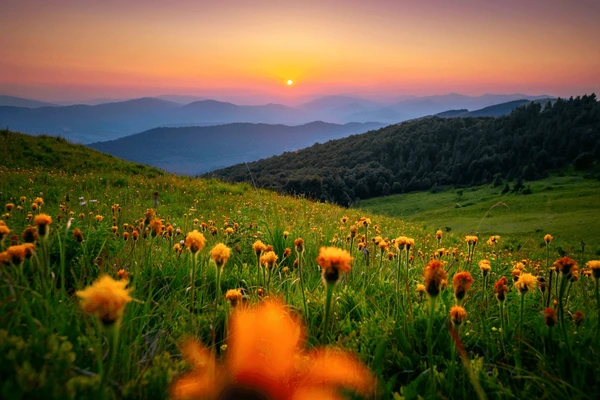
#> input picture Deep Neural Network Compression & CV/Assignments/Group 1/Vinayak Chandra Srivastava 241166/Assignment Image 7.jpg, 600 x 400 px, given in place of Gaurav_Pic.jpg, which was not available
$ jupyter execute CV_230414_Gaurav_Tripathi_Assignment_2.ipynb   (text cells are left out)
#> lines starting #> are read from the running program, lines starting #| are printed output that depends on the picture; after the words box and inside, x2 and y2 are one past the last pixel; in counts of white or black regions, pixels touching at a corner belong together; pictures that were not available may be replaced by others from this repository, and a replacement may not be noted
[cell 1]
# # Option A: Upload + use file directly (recommended for working in Colab/Jupyter)
# # In Colab:
# from google.colab import files
# uploaded = files.upload()  # choose your_image.jpg from your PC

[cell 2]
from PIL import Image
import numpy as np
import matplotlib.pyplot as plt

img = Image.open("Gaurav_Pic.jpg").convert("RGB")
#> img is the input picture: PIL image 600x400 RGB; mean R, G, B 103, 86.9, 50.3
plt.imshow(img)
plt.axis("off")

rgb = np.array(img)

[cell 3]
# Generate full base64 string and save to a text file
import base64

# 1. Read the image file
with open("Gaurav_Pic.jpg", "rb") as f:
    b64 = base64.b64encode(f.read()).decode()

# 2. Save base64 into a text file
with open("image_b64.txt", "w") as f:
    f.write(b64)

print("Saved base64 to image_b64.txt — download and copy its full contents.")

[cell 4]
import numpy as np
import matplotlib.pyplot as plt
from PIL import Image

# ------------------------------
# 1) LOAD YOUR IMAGE
# ------------------------------
# Make sure the image exists in the environment (uploaded earlier)
img = Image.open("Gaurav_Pic.jpg").convert("L")   # convert to grayscale
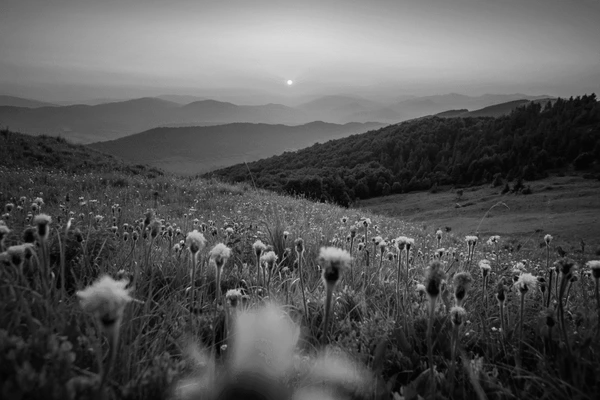
#> img: PIL image 600x400 L; min 0, max 250, mean 87.5
gray_img = np.array(img)

print("Grayscale image shape:", gray_img.shape)
#| Grayscale image shape: (400, 600)

# ------------------------------
# 2) HISTOGRAM FUNCTION (NUMPY + LOOPS)
# ------------------------------
def gray_histogram(gray_img):
    """
    Compute grayscale histogram using pure loops (no np.histogram, no cv2).
    gray_img: 2D array with values 0–255
    """
    hist = np.zeros(256, dtype=np.int32)

    H, W = gray_img.shape
    for i in range(H):
        for j in range(W):
            pixel = gray_img[i, j]
            hist[pixel] += 1
#> after the loop, hist = 256 values, max 2255 at index 57, min 0 at index 218, mean 937.5

    return hist

# ------------------------------
# 3) COMPUTE HISTOGRAM
# ------------------------------
hist = gray_histogram(gray_img)

# ------------------------------
# 4) PLOT GRAYSCALE HISTOGRAM
# ------------------------------
plt.figure(figsize=(6,4))
plt.bar(np.arange(256), hist, width=1.0, color="black")
plt.title("Grayscale Histogram (NumPy loops)")
plt.xlabel("Intensity (0–255)")
plt.ylabel("Count")
plt.show()
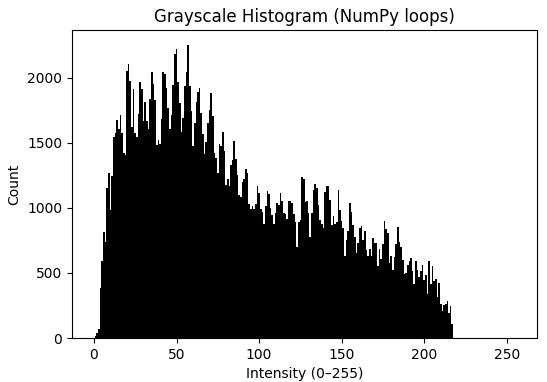
#> figure drawn by matplotlib, 1 panel; tallest bar 2255 high, from x = 56.5 to 57.5

[cell 5]
import numpy as np
import matplotlib.pyplot as plt
from PIL import Image

# ---------------------------------------------
# 1) LOAD RGB IMAGE (must be done BEFORE calling the histogram function)
# ---------------------------------------------
img_rgb = Image.open("Gaurav_Pic.jpg").convert("RGB")
rgb_img = np.array(img_rgb)

print("RGB Image shape:", rgb_img.shape)
#| RGB Image shape: (400, 600, 3)

# ---------------------------------------------
# 2) RGB HISTOGRAM FUNCTION (NumPy + loops)
# ---------------------------------------------
def rgb_histogram(rgb_img):
    hist_r = np.zeros(256, dtype=np.int32)
    hist_g = np.zeros(256, dtype=np.int32)
    hist_b = np.zeros(256, dtype=np.int32)

    H, W, _ = rgb_img.shape
    for i in range(H):
        for j in range(W):
            r, g, b = rgb_img[i, j]
            hist_r[r] += 1
            hist_g[g] += 1
            hist_b[b] += 1
#> after the loop, hist_b = 256 values, max 35843 at index 0, min 0 at index 190, mean 937.5; hist_g = 256 values, max 2030 at index 65, min 0 at index 213, mean 937.5; hist_r = 256 values, max 3574 at index 255, min 430 at index 156, mean 937.5

    return hist_r, hist_g, hist_b

# ---------------------------------------------
# 3) COMPUTE RGB HISTOGRAMS
# ---------------------------------------------
hist_r, hist_g, hist_b = rgb_histogram(rgb_img)

# ---------------------------------------------
# 4) PLOT THE RGB HISTOGRAM
# ---------------------------------------------
plt.figure(figsize=(8,5))
plt.plot(hist_r, color='red',   label='Red Channel')
plt.plot(hist_g, color='green', label='Green Channel')
plt.plot(hist_b, color='blue',  label='Blue Channel')
plt.title("RGB Histogram (NumPy loops only)")
plt.xlabel("Intensity (0–255)")
plt.ylabel("Pixel Count")
plt.legend()
plt.grid(False)
plt.show()

[cell 6]
import numpy as np

# -------------------------------------------------------------
# RGB → HSV (NumPy-only, OpenCV-compatible scaling)
# -------------------------------------------------------------
def rgb_to_hsv(rgb_img):
    """
    Convert an RGB image (0–255 uint8) to HSV
    using ONLY NumPy and formulas (no cv2).

    Output HSV is in OpenCV format:
        H : 0–179
        S : 0–255
        V : 0–255
    """

    # Normalize to 0–1
    rgb = rgb_img.astype(np.float32) / 255.0
    R = rgb[:, :, 0]
    G = rgb[:, :, 1]
    B = rgb[:, :, 2]

    Cmax = np.max(rgb, axis=2)
    Cmin = np.min(rgb, axis=2)
    Δ = Cmax - Cmin

    # ----------------------------
    # HUE
    # ----------------------------
    H = np.zeros_like(Cmax)

    mask = (Δ != 0)
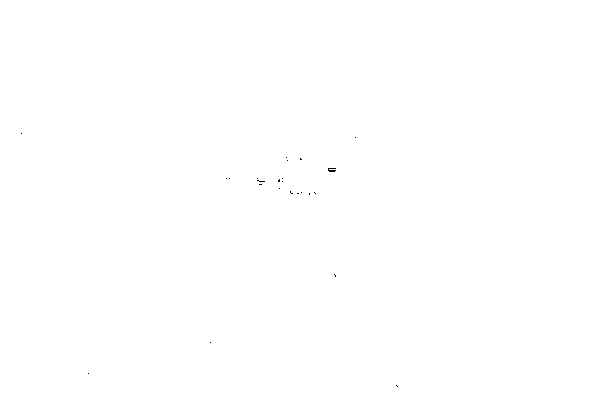
#> mask: shape (400, 600) bool; 100% white; black in thin lines or dots, all inside (x1, y1, x2, y2) = (21, 133, 398, 387)

    # Case 1: Cmax = R
    idx = (mask) & (Cmax == R)
#> idx: shape (400, 600) bool; 44.6% white; 264 white regions (188 under 20 px), largest, box (x1, y1, x2, y2) and area: (0, 0, 600, 109) 59326, (162, 286, 380, 400) 15838, (216, 176, 600, 380) 15352
    H[idx] = 60 * (((G[idx] - B[idx]) / Δ[idx]) % 6)

    # Case 2: Cmax = G
    idx = (mask) & (Cmax == G)
#> idx: shape (400, 600) bool; 39.6% white; 205 white regions (181 under 20 px), largest, box (x1, y1, x2, y2) and area: (0, 129, 600, 400) 78448, (342, 141, 600, 270) 14949, (319, 224, 335, 246) 168
    H[idx] = 60 * (((B[idx] - R[idx]) / Δ[idx]) + 2)

    # Case 3: Cmax = B
    idx = (mask) & (Cmax == B)
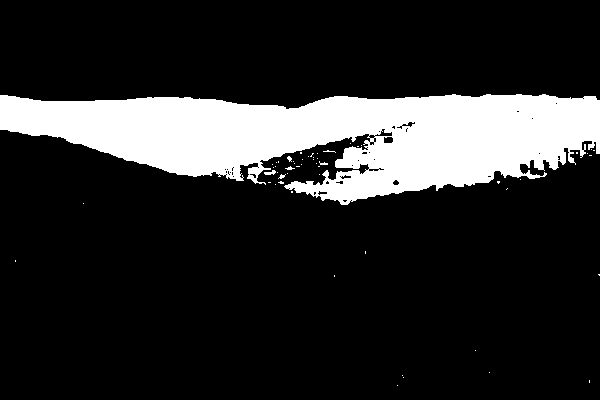
#> idx: shape (400, 600) bool; 17% white; 55 white regions (51 under 20 px), largest, box (x1, y1, x2, y2) and area: (0, 94, 600, 205) 40650, (264, 170, 276, 175) 37, (285, 166, 295, 170) 20, (278, 174, 286, 179) 20
    H[idx] = 60 * (((R[idx] - G[idx]) / Δ[idx]) + 4)
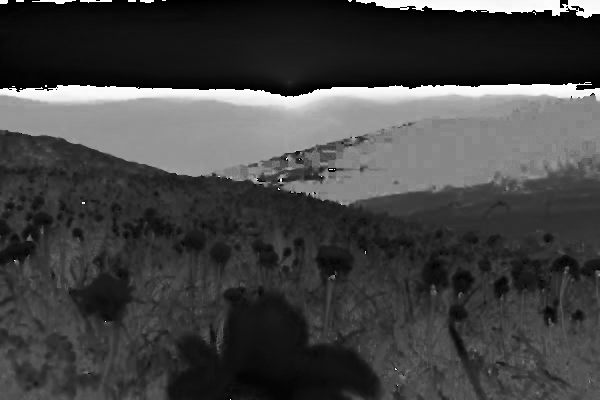
#> H: shape (400, 600) float32; min 0, max 359.4, mean 94.5; drawn with min black and max white

    # OpenCV hue uses 0–179 instead of 0–360
    H = H / 2.0

    # ----------------------------
    # SATURATION
    # ----------------------------
    S = np.zeros_like(Cmax)
    nonzero = (Cmax != 0)
#> nonzero: shape (400, 600) bool; 100% white; black in thin lines or dots, all inside (x1, y1, x2, y2) = (210, 193, 298, 343)
    S[nonzero] = (Δ[nonzero] / Cmax[nonzero]) * 255

    # ----------------------------
    # VALUE
    # ----------------------------
    V = Cmax * 255

    # ----------------------------
    # Stack HSV → uint8
    # ----------------------------
    hsv = np.stack([H, S, V], axis=2).astype(np.uint8)

    return hsv

[cell 7]
import cv2
import matplotlib.pyplot as plt

# Load original RGB
rgb = np.array(Image.open("Gaurav_Pic.jpg").convert("RGB"))

# Convert using your custom function
hsv_custom = rgb_to_hsv(rgb)

# Convert HSV → RGB using OpenCV to verify correctness
rgb_reconstructed = cv2.cvtColor(hsv_custom, cv2.COLOR_HSV2RGB)

# Compare visually
plt.figure(figsize=(10,4))
plt.subplot(1,2,1)
plt.imshow(rgb)
plt.title("Original RGB")
plt.axis("off")

plt.subplot(1,2,2)
plt.imshow(rgb_reconstructed)
plt.title("Reconstructed from custom HSV")
plt.axis("off")

plt.show()

[cell 8]
# Part C — Two creative filters (NumPy + cv2)
# "TropicalPunch" and "MistyBlue"
# Input/Output: RGB numpy array dtype=uint8 with values 0..255

import numpy as np
import cv2
import matplotlib.pyplot as plt
from PIL import Image

# --------------------------
# Utility helpers
# --------------------------
def to_float(img):
    return img.astype(np.float32)

def clamp_uint8(imgf):
    return np.clip(imgf, 0, 255).astype(np.uint8)

# --------------------------
# Filter 1: TropicalPunch
# - Boost contrast
# - Saturation boost (non-linear vibrance-like)
# - Warm tint (adds reds/oranges to highlights)
# - Slight gamma correction for pop
# Good for: beach, summer, travel, food photos where warmth and color pop help.
# --------------------------
def tropical_punch(rgb_img, contrast=1.15, sat_boost=1.25, vibrance=0.15, warm_strength=12, gamma=0.95):
    """
    TropicalPunch: contrast + saturation/vibrance + warm highlight tint + gamma
    rgb_img: HxWx3 uint8 RGB
    Returns: HxWx3 uint8 RGB
    """
    # work in float
    img = to_float(rgb_img)

    # ---------- 1) Contrast adjustment (centered at 128)
    # contrast >1 increases contrast, <1 decreases
    # new = 128 + contrast * (old - 128)
    img = 128.0 + contrast * (img - 128.0)
#> img: shape (400, 600, 3) float32

    # ---------- 2) Gamma correction (slightly brighten midtones)
    # gamma < 1 brightens, >1 darkens
    img_norm = np.clip(img / 255.0, 0.0, 1.0)
    img_gamma = 255.0 * (img_norm ** (1.0 / gamma))
    img = img_gamma

    # ---------- 3) Saturation boost (via HSV, but vibrance applied non-linearly)
    # Convert RGB -> HSV using OpenCV (cv2 expects uint8 BGR, so convert properly)
    img_bgr = cv2.cvtColor(clamp_uint8(img), cv2.COLOR_RGB2BGR)
    hsv = cv2.cvtColor(img_bgr, cv2.COLOR_BGR2HSV).astype(np.float32)
    H, S, V = cv2.split(hsv)

    # Basic saturation scaling
    S = S * sat_boost

    # Vibrance-like: boost lower-saturation pixels more
    # factor = vibrance * (1 - S/255)
    vibrance_factor = vibrance * (1.0 - (S / 255.0))
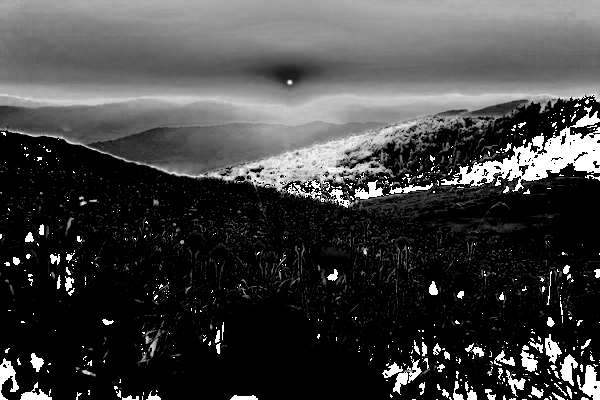
#> vibrance_factor: shape (400, 600) float32; min -0.063, max 0.18, mean -0.00063; drawn with min black and max white
    S = S + (S * vibrance_factor)

    # Clip S channel
    S = np.clip(S, 0, 255)

    # Recombine and convert back to RGB
    hsv2 = cv2.merge([H, S, V]).astype(np.uint8)
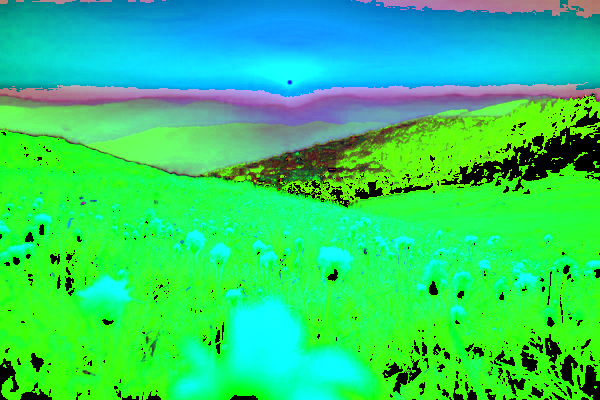
#> hsv2: shape (400, 600, 3); mean R, G, B 45.2, 211, 109.1
    bgr2 = cv2.cvtColor(hsv2, cv2.COLOR_HSV2BGR)
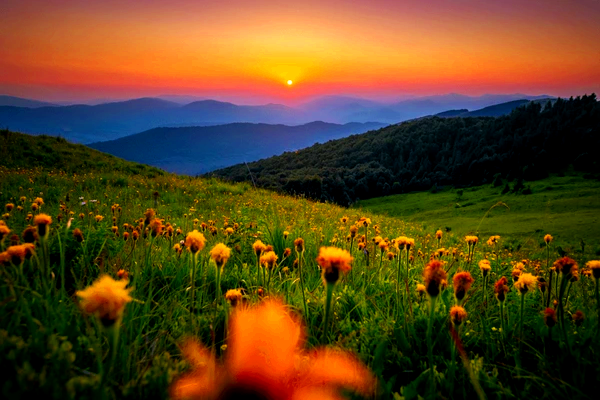
#> bgr2: shape (400, 600, 3); mean B, G, R 30.9, 67.2, 93.7
    img = cv2.cvtColor(bgr2, cv2.COLOR_BGR2RGB).astype(np.float32)
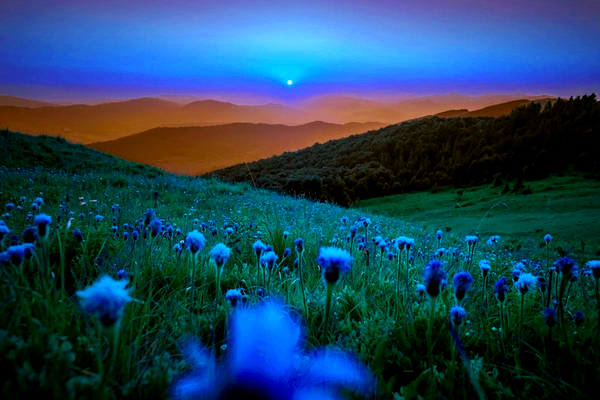
#> img: shape (400, 600, 3) float32; mean B, G, R 93.7, 67.2, 30.9

    # ---------- 4) Warm highlight tint (add orange to brighter pixels)
    # We'll compute a luminance mask and add a warm offset proportional to mask
    lum = 0.299*img[:,:,0] + 0.587*img[:,:,1] + 0.114*img[:,:,2]
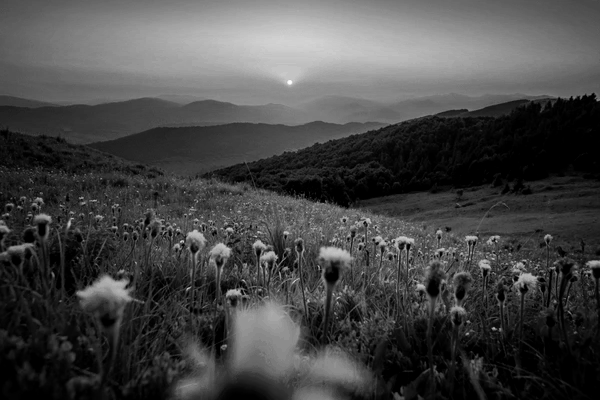
#> lum: shape (400, 600) float32; min 0, max 252.9, mean 71
    # normalize mask 0..1
    mask = np.clip((lum - lum.min()) / (lum.max() - lum.min() + 1e-8), 0, 1)
    # warm color to add (RGB)
    warm = np.array([warm_strength * 1.0, warm_strength * 0.5, 0.0])  # reddish-orange
    # Blend warm tint into highlights only (mask**2 emphasises highlights)
    img += (mask[..., None] ** 2) * warm[None, None, :]

    # Final clamp and return
    return clamp_uint8(img)


# --------------------------
# Filter 2: MistyBlue
# - Blue fog tint in highlights/shadows (split-toning)
# - Reduce midtone contrast for dreamy look
# - Slight saturation decrease in midtones, but boost blue channel in shadows
# - Soft vignette to focus center
# Good for: moody landscapes, cityscapes at dusk, rainy/forest scenes.
# --------------------------
def misty_blue(rgb_img, shadow_blue_strength=40, highlight_warm_strength=10,
               contrast=0.95, sat_scale=0.92, vignette_strength=0.45):
    """
    MistyBlue: split-toning (blue shadows, warm highlights) + soft vignette + contrast tweak
    rgb_img: HxWx3 uint8 RGB
    Returns: HxWx3 uint8 RGB
    """
#> called with shadow_blue_strength = 48, highlight_warm_strength = 10, contrast = 0.96, sat_scale = 0.9, vignette_strength = 0.45
    img = to_float(rgb_img)

    H, W, _ = img.shape

    # ---------- 1) Slight contrast reduction for dreamy look
    img = 128.0 + contrast * (img - 128.0)

    # ---------- 2) Convert to HSV to modify saturation (slight desat)
    bgr = cv2.cvtColor(clamp_uint8(img), cv2.COLOR_RGB2BGR)
    hsv = cv2.cvtColor(bgr, cv2.COLOR_BGR2HSV).astype(np.float32)
    h, s, v = cv2.split(hsv)
    s = s * sat_scale  # overall slight desaturation
    s = np.clip(s, 0, 255)
    hsv2 = cv2.merge([h, s, v]).astype(np.uint8)
    bgr2 = cv2.cvtColor(hsv2, cv2.COLOR_HSV2BGR)
    img = cv2.cvtColor(bgr2, cv2.COLOR_BGR2RGB).astype(np.float32)

    # ---------- 3) Split-toning:
    # Compute luminance (0..255) to separate shadows vs highlights
    lum = 0.299*img[:,:,0] + 0.587*img[:,:,1] + 0.114*img[:,:,2]
    lum_norm = (lum - lum.min()) / (lum.max() - lum.min() + 1e-8)

    # shadow mask and highlight mask
    shadow_mask = (1.0 - lum_norm)  # strong in dark regions
    highlight_mask = lum_norm       # strong in bright regions

    # Add blue to shadows (increase blue channel), scaled by mask
    # shadow_blue_strength is in 0..255 scale to add to B channel
    img[:,:,2] += shadow_mask * (shadow_blue_strength * 0.8)  # blue channel (R,G,B)
    img[:,:,1] += shadow_mask * (shadow_blue_strength * 0.2)  # slight green tint too

    # Warm highlights: add small red/orange to highlights
    img[:,:,0] += highlight_mask * (highlight_warm_strength * 0.8)  # R
    img[:,:,1] += highlight_mask * (highlight_warm_strength * 0.35) # G

    # ---------- 4) Soft vignette to focus center
    # Build radial mask
    y = np.linspace(-1, 1, H)[:, None]
    x = np.linspace(-1, 1, W)[None, :]
    radius = np.sqrt(x*x + y*y)
    # vignette factor: 1 in center, smaller near edges
    vignette = 1.0 - np.clip((radius - 0.5) / 0.7, 0, 1)  # soft falloff
    vignette = 1.0 - vignette_strength * (1.0 - vignette)
    # apply per-channel
    img = img * vignette[:,:,None]

    # Final clamp and return
    return clamp_uint8(img)


# --------------------------
# Demo / Display block
# --------------------------
# Load your image (change filename if needed)
img_path = "Gaurav_Pic.jpg"   # ensure this file exists in runtime
img_rgb = np.array(Image.open(img_path).convert("RGB"))

# Apply filters
out_tropical = tropical_punch(img_rgb,
                              contrast=1.18, sat_boost=1.35, vibrance=0.18, warm_strength=16, gamma=0.96)
out_misty = misty_blue(img_rgb,
                       shadow_blue_strength=48, highlight_warm_strength=10,
                       contrast=0.96, sat_scale=0.90, vignette_strength=0.45)

# Show original + both results side-by-side
plt.figure(figsize=(16,6))
plt.subplot(1,3,1); plt.imshow(img_rgb); plt.title("Original"); plt.axis('off')
plt.subplot(1,3,2); plt.imshow(out_tropical); plt.title("TropicalPunch"); plt.axis('off')
plt.subplot(1,3,3); plt.imshow(out_misty); plt.title("MistyBlue"); plt.axis('off')
plt.suptitle("Filter demo: original -> TropicalPunch (left) -> MistyBlue (right)", fontsize=14)
plt.show()

# --------------------------
# Short notes for submission (2-3 lines each)
# --------------------------
notes = {
    "TropicalPunch": (
        "I boosted contrast, added a non-linear saturation/vibrance increase, applied a warm "
        "highlight tint and slight gamma to make colors pop. Suited for beach, travel, food "
        "images where warmth and vivid colors improve appeal."
    ),
    "MistyBlue": (
        "I applied split-toning (blue shadows + warm highlights), slight desaturation, "
        "contrast softening and a soft vignette to create a dreamy moody look. Suited for "
        "rainforest, dusk cityscapes, and moody landscapes."
    )
}

print("Notes:")
print("TropicalPunch:", notes["TropicalPunch"])
print("MistyBlue    :", notes["MistyBlue"])

[cell 9]
import numpy as np
import matplotlib.pyplot as plt
from PIL import Image

# -------------------------------------------------------
#   WHITE PATCH WHITE BALANCE (NUMPY ONLY)
# -------------------------------------------------------
def white_patch_balance(img_rgb):
    """
    Apply White Patch White Balance using NumPy.
    Input  : RGB image with values 0–255 (uint8)
    Output : White-balanced RGB image (uint8)

    Method:
    - Find the brightest pixel in each channel (max R, max G, max B)
    - Compute scaling factors to map those maxima to 255
    - Scale entire image by those factors (per-channel)
    """

    img = img_rgb.astype(np.float32)

    # 1) Find brightest (max) values in each channel
    max_R = img[:, :, 0].max()
#> max_R = 255
    max_G = img[:, :, 1].max()
#> max_G = 255
    max_B = img[:, :, 2].max()
#> max_B = 226

    # 2) Compute scaling factors so that max becomes 255
    # If a channel is already 0 (unlikely), avoid division-by-zero
    scale_R = 255.0 / max_R if max_R > 0 else 1.0
#> scale_R = 1
    scale_G = 255.0 / max_G if max_G > 0 else 1.0
#> scale_G = 1
    scale_B = 255.0 / max_B if max_B > 0 else 1.0
#> scale_B = 1.13

    # 3) Apply per-channel multiplication
    img_balanced = img.copy()
    img_balanced[:, :, 0] *= scale_R
    img_balanced[:, :, 1] *= scale_G
    img_balanced[:, :, 2] *= scale_B

    # 4) Clip to 0–255 range and convert back to uint8
    img_balanced = np.clip(img_balanced, 0, 255).astype(np.uint8)

    return img_balanced


# -------------------------------------------------------
#   DEMO BLOCK — DISPLAY ORIGINAL AND WHITE-BALANCED IMAGE
# -------------------------------------------------------
# Load your image (change filename if needed)
img_path = "Gaurav_Pic.jpg"        # must exist in runtime
img_rgb = np.array(Image.open(img_path).convert("RGB"))

# Apply white patch white balance
wb_img = white_patch_balance(img_rgb)

# Display comparison
plt.figure(figsize=(12,5))
plt.subplot(1,2,1)
plt.imshow(img_rgb)
plt.title("Original Image")
plt.axis("off")

plt.subplot(1,2,2)
plt.imshow(wb_img)
plt.title("White Patch Balanced Image")
plt.axis("off")

plt.show()

[cell 10]
import numpy as np
import matplotlib.pyplot as plt
from PIL import Image

# ---------------------------------------------------------
# White Balance Slider Function
# ---------------------------------------------------------
def white_balance(img_rgb, value):
    """
    White Balance slider (0 = cold, 0.5 = original, 1 = warm)
    img_rgb : uint8 RGB image (0–255)
    value   : float in [0,1]
    Returns : uint8 RGB image (0–255)

    Method:
    - For cooling: add blue, reduce red
    - For warming: add red/yellow, reduce blue
    - Interpolate smoothly around midpoint (0.5)
    """

    img = img_rgb.astype(np.float32)

    # Normalize slider so:
    #   t = -1 for coldest
    #   t = 0 for neutral
    #   t = +1 for warmest
    t = 2 * (value - 0.5)

    # ---------- 1) Cooling effect (blue tint + reduced red) ----------
    if t < 0:
        strength = -t       # positive number 0..1
        # add blue, reduce red slightly
        img[:,:,2] += 50 * strength     # B channel
        img[:,:,0] -= 30 * strength     # R channel

    # ---------- 2) Warming effect (red/yellow tint, reduced blue) ----------
    if t > 0:
        strength = t        # positive number 0..1
        img[:,:,0] += 40 * strength     # R channel
        img[:,:,1] += 20 * strength     # G channel (to create yellow/orange)
        img[:,:,2] -= 30 * strength     # reduce blue for warm look

    # clip output
    img = np.clip(img, 0, 255).astype(np.uint8)
    return img

[cell 11]
import matplotlib.pyplot as plt
from PIL import Image
import numpy as np

img = np.array(Image.open("Gaurav_Pic.jpg").convert("RGB"))

cold = white_balance(img, 0.0)
neutral = white_balance(img, 0.5)
warm = white_balance(img, 1.0)
